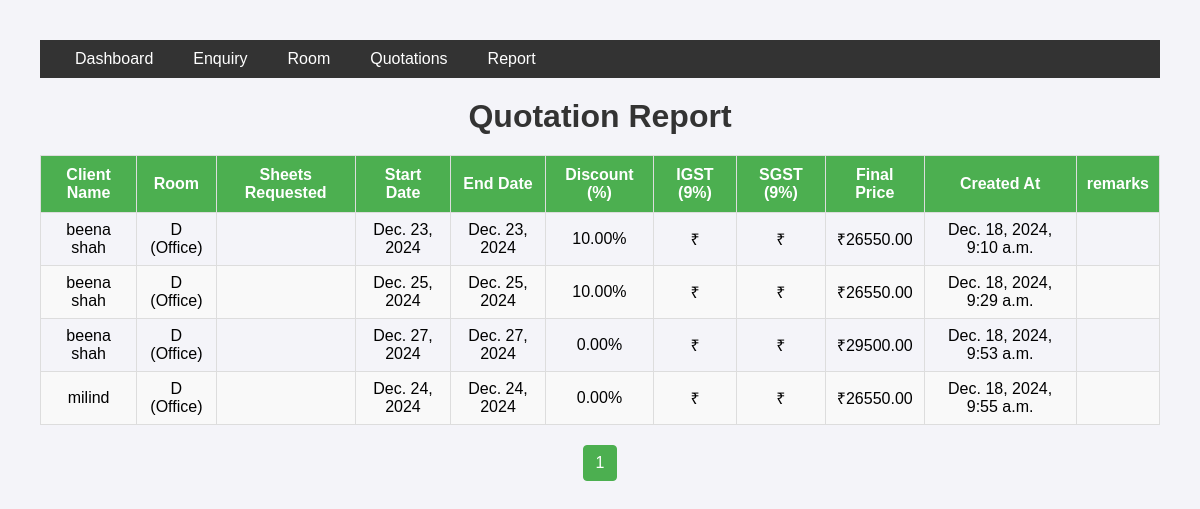
Page /quotation_report/ on the committed database.
### employee/models.py (models this page shows, shortened)
class Quotation(models.Model):
    BOOKING_TYPES = [
        ('DAILY', 'Date Range'),
        ('MONTHLY', 'Monthly'),
        ('YEARLY', 'Yearly'),
    ]
    STATUS_CHOICES = [
        ('Pending', 'Pending'),
        ('Cancelled', 'Cancelled'),
        ('Convert', 'Convert'),
    ]
    room = models.ForeignKey(Room, on_delete=models.CASCADE)
    client_name = models.CharField(max_length=100)
    sheets_booked = models.PositiveIntegerField()
    start_date = models.DateField()
    end_date = models.DateField()
    booking_type = models.CharField(max_length=10, choices=BOOKING_TYPES, default='DAILY')
    status = models.CharField(max_length=10, choices=STATUS_CHOICES, default='Pending')
    discount = models.DecimalField(max_digits=5, decimal_places=2, default=0.0)
    final_price = models.DecimalField(max_digits=10, decimal_places=2, default=0.0)
    created_at = models.DateTimeField(auto_now_add=True)
    updated_at = models.DateTimeField(auto_now=True)

class Room(models.Model):
    ROOM_TYPES = [
        ('Meeting Room', 'Meeting Room'),
        ('Auditorium', 'Auditorium'),
        ('Office', 'Office'),
    ]
    name = models.CharField(max_length=50)
    room_type = models.CharField(max_length=20, choices=ROOM_TYPES)
    sheet_count = models.PositiveIntegerField()
    price_per_sheet = models.DecimalField(max_digits=10, decimal_places=2, null=True, blank=True)
    price = models.DecimalField(max_digits=10, decimal_places=2, null=True, blank=True)
    amenities = models.TextField(default="Tea, Coffee, Pantry, WiFi")

### employee/views.py (the view)
# urls.py: path('quotation_report/', views.quotation_report, name='quotation_report'),
def quotation_report(request):
    quotation = Quotation.objects.all()
    page_obj = paginate_queryset(request, quotation, per_page=10)
    return render(request, 'reports/quotation_report.html', {'quotation': quotation, 'page_obj': page_obj})

### employee/views.py (called while the page is built)
def paginate_queryset(request, queryset, per_page=10):
    paginator = Paginator(queryset, per_page)
    page_number = request.GET.get('page')
    page_obj = paginator.get_page(page_number)
    return page_obj

### templates/reports/quotation_report.html (shortened to what this page needs)
{% extends 'base.html' %}
{% block main %}
    <h1>Quotation Report</h1>
    <table>
        <thead>
            <tr>
                <th>Client Name</th>
                <th>Room</th>
                <th>Sheets Requested</th>
                <th>Start Date</th>
                <th>End Date</th>
                <th>Discount (%)</th>
                <th>IGST (9%)</th>
                <th>SGST (9%)</th>
                <th>Final Price</th>
                <th>Created At</th>
                <th>remarks</th>
            </tr>
        </thead>
        <tbody>
            {% for q in page_obj.object_list %}
            <tr>
                <td>{{ q.client_name }}</td>
                <td>{{ q.room.name }} ({{ q.room.room_type }})</td>
                <td>{{ q.sheets_requested }}</td>
                <td>{{ q.start_date }}</td>
                <td>{{ q.end_date }}</td>
                <td>{{ q.discount }}%</td>
                <td>₹{{ q.igst }}</td>
                <td>₹{{ q.sgst }}</td>
                <td>₹{{ q.final_price }}</td>
                <td>{{ q.created_at }}</td>
                <td>{{ q.remarks }}</td>
            </tr>
            {% empty %}
            <tr>
                <td colspan="10">No quotations found.</td>
            </tr>
            {% endfor %}
        </tbody>
    </table>
    {% include 'reports/pagination.html' %}
    {% endblock main %}

### templates/base.html (style rules this page uses)
body { font-family: Arial, sans-serif; background-color: #f4f4f9; margin: 0; padding: 0; }
table { width: 100%; border-collapse: collapse; margin-top: 20px; }
table th, table td { border: 1px solid #ddd; padding: 8px; text-align: left; }
table th { background-color: #f4f4f4; }
h1 { text-align: center; margin-top: 20px; color: #333; }
body { font-family: Arial, sans-serif; margin: 20px; padding: 20px; }
h1 { text-align: center; color: #333; margin-bottom: 20px; }
table { width: 100%; border-collapse: collapse; margin: 20px 0; }
thead th { background-color: #4CAF50; color: white; text-align: center; padding: 10px; }
tbody td { text-align: center; padding: 8px; border: 1px solid #ddd; }
tbody tr:nth-child(even) { background-color: #f9f9f9; }
@media (min-width: 1024px) { table { font-size: 16px; } }
@media (min-width: 1024px) { h1 { font-size: 2em; } }

### rows in the picture
Quotation: client_name "beena shah", room.name "D", room.room_type "Office", start_date "Dec. 23, 2024", end_date "Dec. 23, 2024", discount "10.00", final_price "26550.00", created_at "Dec. 18, 2024, 9:10 a.m."
Quotation: client_name "beena shah", room.name "D", room.room_type "Office", start_date "Dec. 25, 2024", end_date "Dec. 25, 2024", discount "10.00", final_price "26550.00", created_at "Dec. 18, 2024, 9:29 a.m."
Quotation: client_name "beena shah", room.name "D", room.room_type "Office", start_date "Dec. 27, 2024", end_date "Dec. 27, 2024", discount "0.00", final_price "29500.00", created_at "Dec. 18, 2024, 9:53 a.m."
Quotation: client_name "milind", room.name "D", room.room_type "Office", start_date "Dec. 24, 2024", end_date "Dec. 24, 2024", discount "0.00", final_price "26550.00", created_at "Dec. 18, 2024, 9:55 a.m."

### other values in the picture
{{ page_obj.number }} "1"
